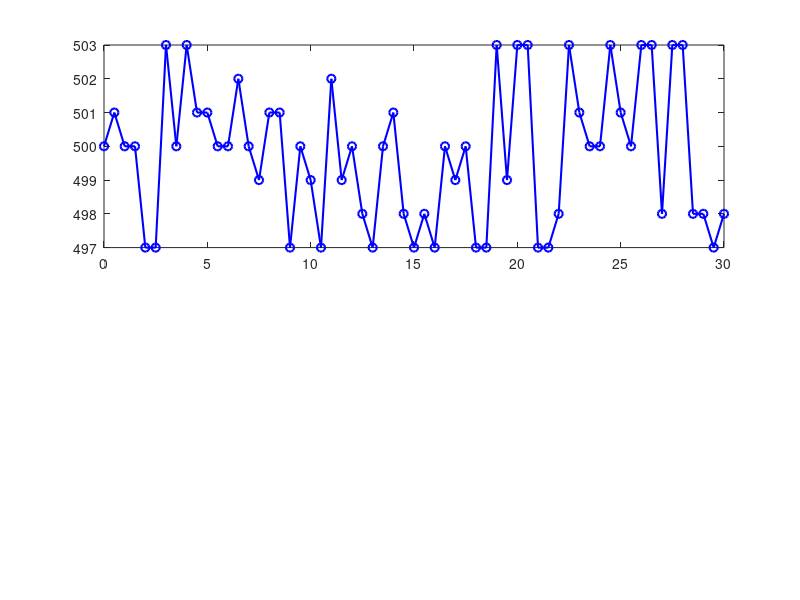

Write the MATLAB code that produced this figure. (Note: this script raises an error after producing the figure.)
clc;
clear;
close all;

%% Earthquake Detector Sensor Data Analysis
% Sample data for Arduino tilt sensor based earthquake detector
% Normal condition: small variation
% High vibration: large variation exceeding threshold

time = 0:0.5:30;                 % Time in seconds
baseline = 500;                  % Normal analog sensor level
threshold = 5;                   % Threshold used in Arduino code

%% Simulated normal condition
normalData = baseline + randi([-3 3], size(time));

%% Simulated high vibration condition
highVibrationData = baseline + randi([-3 3], size(time));

% Add artificial vibration peaks
vibrationIndex = [12 13 14 25 26 27 38 39 40 50 51 52];
highVibrationData(vibrationIndex) = baseline + ...
    [18 32 -22 20 35 -25 16 28 -20 22 30 -24];

%% Threshold lines
upperThreshold = baseline + threshold;
lowerThreshold = baseline - threshold;

%% Plot normal condition
figure;

subplot(2,1,1);
plot(time, normalData, 'b-o', 'LineWidth', 1.5);
hold on;
yline(upperThreshold, '--g', 'Upper Threshold');
yline(lowerThreshold, '--r', 'Lower Threshold');
grid on;

title('Tilt Sensor Reading - Normal Condition');
xlabel('Time (s)');
ylabel('Analog Value');
legend('Sensor Value', 'Upper Threshold', 'Lower Threshold', ...
       'Location', 'best');

text(2, 512, 'Normal condition: Buzzer OFF', ...
     'FontSize', 10, 'Color', 'b');

%% Plot high vibration condition
subplot(2,1,2);
plot(time, highVibrationData, 'r-o', 'LineWidth', 1.5);
hold on;
yline(upperThreshold, '--g', 'Upper Threshold');
yline(lowerThreshold, '--r', 'Lower Threshold');
grid on;

title('Tilt Sensor Reading - High Vibration Condition');
xlabel('Time (s)');
ylabel('Analog Value');
legend('Sensor Value', 'Upper Threshold', 'Lower Threshold', ...
       'Location', 'best');

text(2, 535, 'High vibration: Buzzer ON', ...
     'FontSize', 10, 'Color', 'r');

%% Detection logic
differenceValue = abs(highVibrationData - baseline);
detectedVibration = differenceValue >= threshold;

fprintf('Number of vibration points detected: %d\n', sum(detectedVibration));

%% Save figure
saveas(gcf, 'earthquake_sensor_analysis.png');
